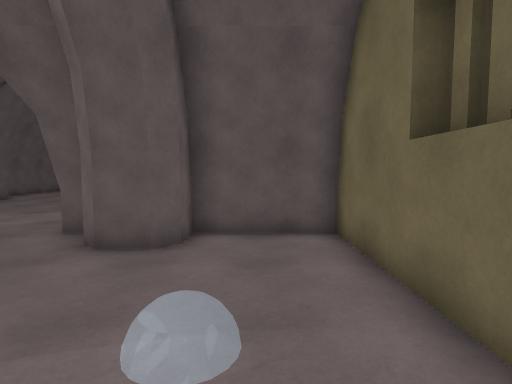
View 1 (above)

18 first-person views from a walk through a 3-D level made in the Unity game engine. The camera is 1.5 m above the floor, tilts 4° down and sees 80° across. The floor is counted in squares, 1 m on a side. Each view is taken from the middle of a square. On the plan, view 1 faces up. The plan holds only what a view shows up to about 15 squares ahead; the rest is blank. The place goes on beyond the plan. The player character is not drawn.

View 2
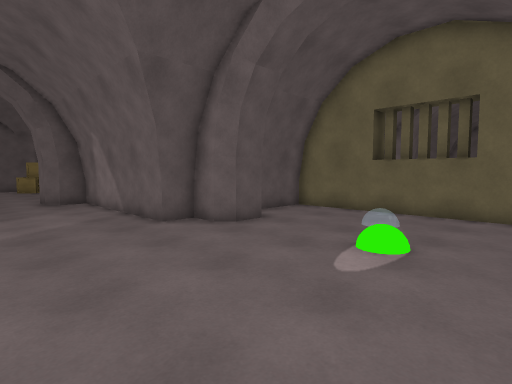

View 3
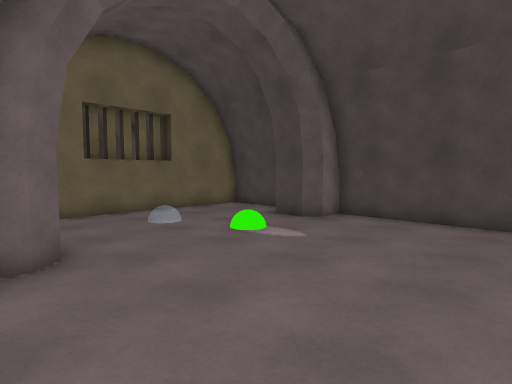

View 4
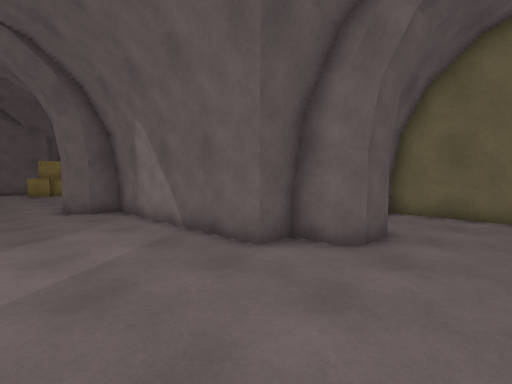

View 5
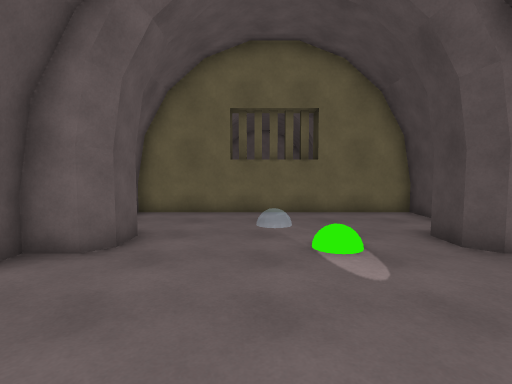

View 6
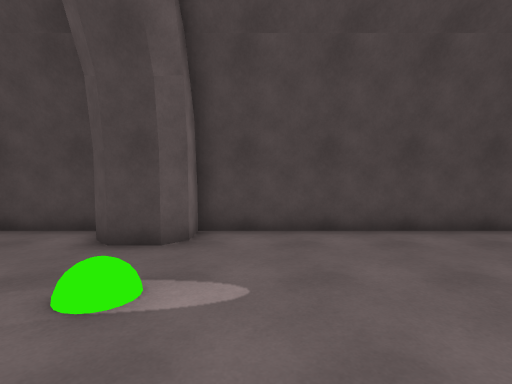

View 7
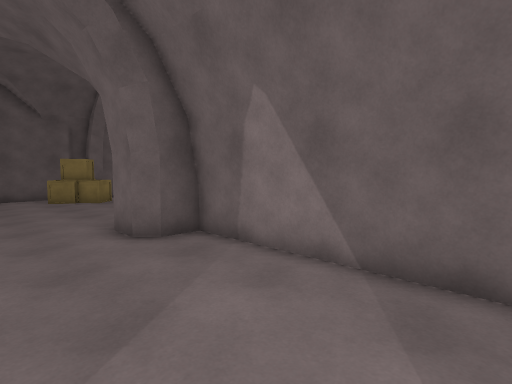

View 8
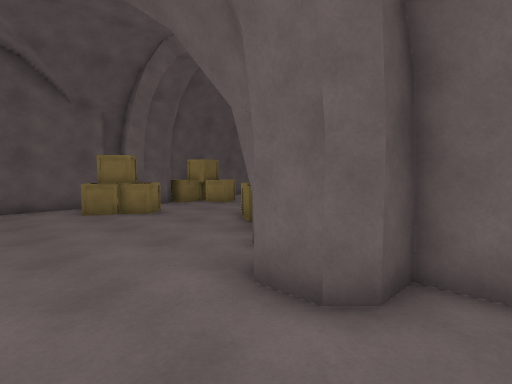

View 9
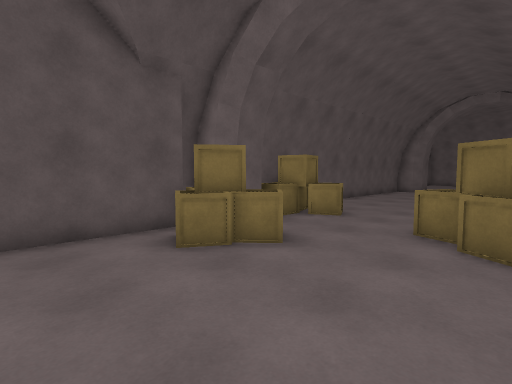

View 10
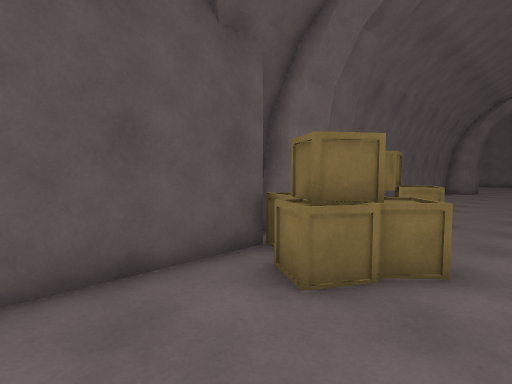

View 11
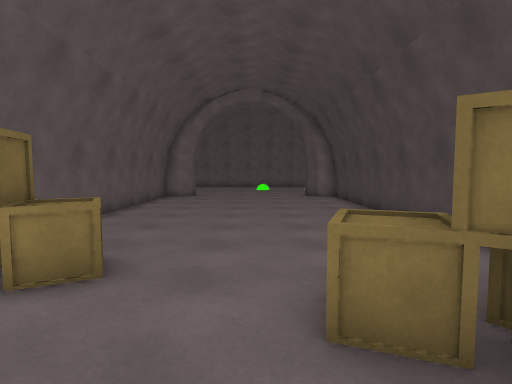

View 12
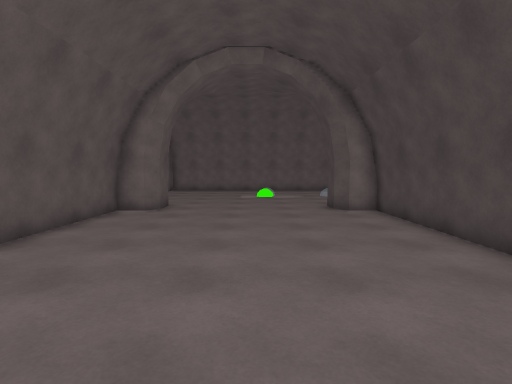

View 13
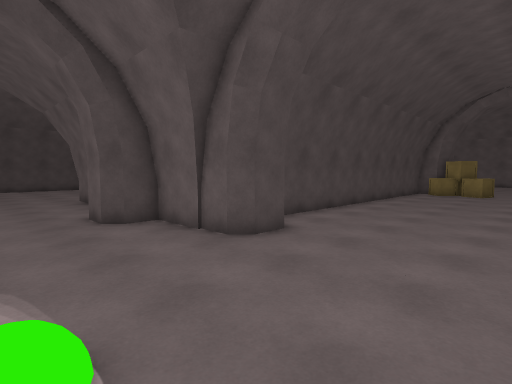

View 14
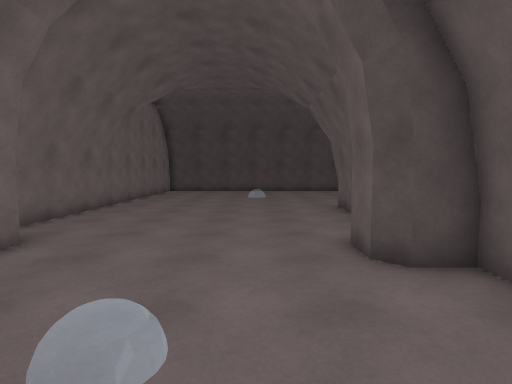

View 15
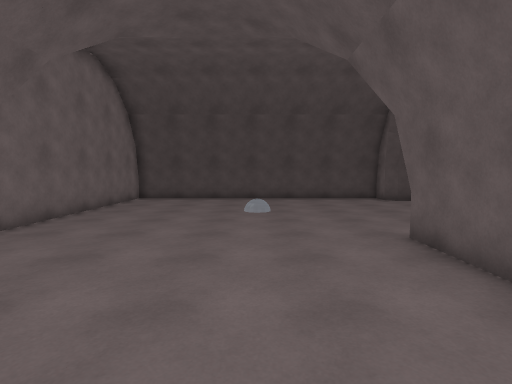

View 16
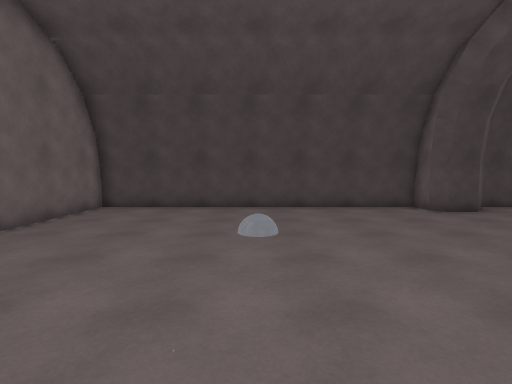

View 17
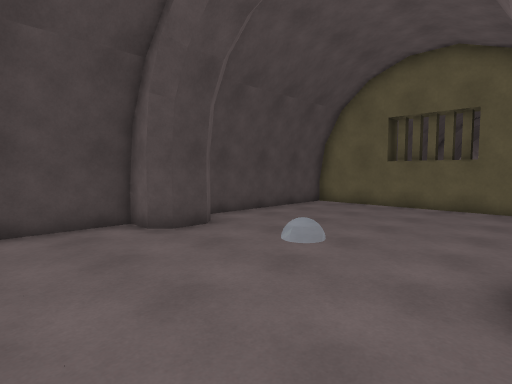

View 18
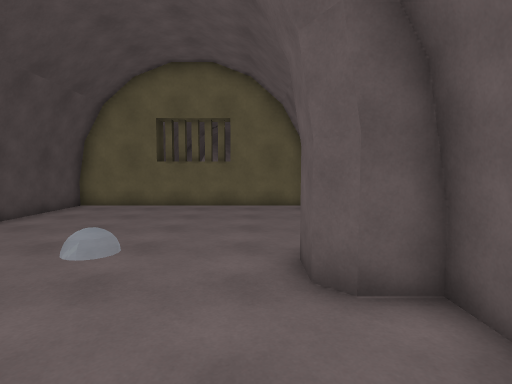

### Floor plan
Points are (right, up) in squares from view 1. A wall is a line through its corners. A room is listed if a view was taken in it or the views show most of it. See-through windows are left out.
Room 1 (views 1, 2, 3, 4, 5, 6, 7, 8)
walls: (-1.1, -2.5) (2, -2.5) (2, 7.2) (-1.5, 7.2) (-1.5, 6.2) (-2, 5.7) (-3.1, 5.7) (-3.5, 6.2) (-3.5, 7.2) (-4.6, 7.2) (-4.6, 14.3) (-5.7, 14.3) (-6.1, 14.8); (-9.5, -2.5) (-3.5, -2.5) (-3.5, -1.5) (-3.1, -1.1) (-2, -1.1) (-1.5, -1.5)
ways out: opening at (-8, 15) to room 2
Room 2 (views 9, 10, 11, 12, 13, 14, 15, 16, 17, 18)
walls: (15, 25.7) (13.9, 25.7) (13.4, 26.2) (13.4, 27.2) (3, 27.2); (15.6, 10) (15.6, 7.1); (2.9, 17.4) (13.4, 17.4) (13.4, 18.5) (13.9, 19) (15, 19) (15.6, 18.4) (15.6, 15.4) (16.6, 15.4) (17, 14.9) (17, 13.8); (13.5, 7.2) (12.5, 7.2) (12.5, 6.2) (12, 5.7) (10.9, 5.7); (23.8, 13.8) (23.8, 14.4); (2.9, 7) (2.9, -2.5) (9.8, -2.5); (0.5, 27.2) (-0.6, 27.2); (-1.5, 26.2) (-2, 25.7) (-3.1, 25.7) (-3.5, 26.2) (-3.5, 27.2) (-4, 27.2); (-6.1, 14.8) (-6.1, 16); (-4.5, 26.3) (-8.8, 26.3); (10.4, -1.5) (10.9, -1.1) (12, -1.1) (12.5, -1.5) (12.5, -2.5) (25.4, -2.5) (25.4, 12.1)
ways out: opening at (-8, 15) to room 1
objects: other object (-6, 23) to (-4, 26); other object (-2, 20) to (-1, 21); other object (-1, 24) to (1, 26)

Where each view was taken, in squares from view 1:
view 1: 0 up, 0 right, facing up
view 2: 1 down, 9 left, facing up-right
view 3: 7 up, 9 left, facing down-right
view 4: 3 up, 9 left, facing up-right
view 5: 3 up, 9 left, facing right
view 6: 5 up, 5 left, facing down
view 7: 8 up, 9 left, facing up-right
view 8: 13 up, 9 left, facing up-right
view 9: 19 up, 9 left, facing up-right
view 10: 22 up, 9 left, facing up-right
view 11: 22 up, 4 left, facing right
view 12: 22 up, 2 right, facing right
view 13: 24 up, 20 right, facing down-left
view 14: 20 up, 19 right, facing down
view 15: 14 up, 19 right, facing down
view 16: 10 up, 19 right, facing down
view 17: 6 up, 16 right, facing down-left
view 18: 5 up, 16 right, facing left
